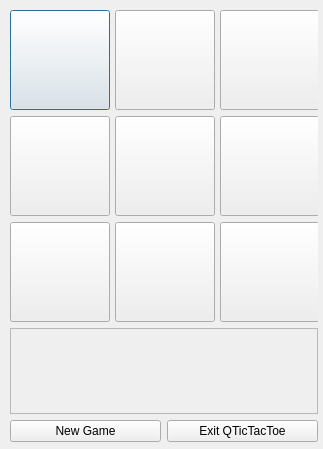
<?xml version="1.0" encoding="UTF-8"?>
<ui version="4.0">
 <class>QTicTacToeDialog</class>
 <widget class="QDialog" name="QTicTacToeDialog">
  <property name="geometry">
   <rect>
    <x>0</x>
    <y>0</y>
    <width>323</width>
    <height>449</height>
   </rect>
  </property>
  <property name="minimumSize">
   <size>
    <width>323</width>
    <height>449</height>
   </size>
  </property>
  <property name="maximumSize">
   <size>
    <width>323</width>
    <height>449</height>
   </size>
  </property>
  <property name="windowTitle">
   <string>QTicTacToe</string>
  </property>
  <widget class="QWidget" name="layoutWidget">
   <property name="geometry">
    <rect>
     <x>10</x>
     <y>10</y>
     <width>308</width>
     <height>432</height>
    </rect>
   </property>
   <layout class="QVBoxLayout" name="verticalLayout_3">
    <item>
     <layout class="QVBoxLayout" name="verticalLayout">
      <item>
       <layout class="QHBoxLayout" name="horizontalLayout">
        <item>
         <widget class="QPushButton" name="TopLeftButton">
          <property name="minimumSize">
           <size>
            <width>100</width>
            <height>100</height>
           </size>
          </property>
          <property name="maximumSize">
           <size>
            <width>100</width>
            <height>100</height>
           </size>
          </property>
          <property name="text">
           <string/>
          </property>
         </widget>
        </item>
        <item>
         <widget class="QPushButton" name="TopCenterButton">
          <property name="minimumSize">
           <size>
            <width>100</width>
            <height>100</height>
           </size>
          </property>
          <property name="maximumSize">
           <size>
            <width>100</width>
            <height>100</height>
           </size>
          </property>
          <property name="text">
           <string/>
          </property>
         </widget>
        </item>
        <item>
         <widget class="QPushButton" name="TopRightButton">
          <property name="minimumSize">
           <size>
            <width>100</width>
            <height>100</height>
           </size>
          </property>
          <property name="maximumSize">
           <size>
            <width>100</width>
            <height>100</height>
           </size>
          </property>
          <property name="text">
           <string/>
          </property>
         </widget>
        </item>
       </layout>
      </item>
      <item>
       <layout class="QHBoxLayout" name="horizontalLayout_2">
        <item>
         <widget class="QPushButton" name="MiddleLeftButton">
          <property name="minimumSize">
           <size>
            <width>100</width>
            <height>100</height>
           </size>
          </property>
          <property name="maximumSize">
           <size>
            <width>100</width>
            <height>100</height>
           </size>
          </property>
          <property name="text">
           <string/>
          </property>
         </widget>
        </item>
        <item>
         <widget class="QPushButton" name="MiddleCenterButton">
          <property name="minimumSize">
           <size>
            <width>100</width>
            <height>100</height>
           </size>
          </property>
          <property name="maximumSize">
           <size>
            <width>100</width>
            <height>100</height>
           </size>
          </property>
          <property name="text">
           <string/>
          </property>
         </widget>
        </item>
        <item>
         <widget class="QPushButton" name="MiddleRightButton">
          <property name="minimumSize">
           <size>
            <width>100</width>
            <height>100</height>
           </size>
          </property>
          <property name="maximumSize">
           <size>
            <width>100</width>
            <height>100</height>
           </size>
          </property>
          <property name="text">
           <string/>
          </property>
         </widget>
        </item>
       </layout>
      </item>
      <item>
       <layout class="QHBoxLayout" name="horizontalLayout_3">
        <item>
         <widget class="QPushButton" name="BottomLeftButton">
          <property name="minimumSize">
           <size>
            <width>100</width>
            <height>100</height>
           </size>
          </property>
          <property name="maximumSize">
           <size>
            <width>100</width>
            <height>100</height>
           </size>
          </property>
          <property name="text">
           <string/>
          </property>
         </widget>
        </item>
        <item>
         <widget class="QPushButton" name="BottomCenterButton">
          <property name="minimumSize">
           <size>
            <width>100</width>
            <height>100</height>
           </size>
          </property>
          <property name="maximumSize">
           <size>
            <width>100</width>
            <height>100</height>
           </size>
          </property>
          <property name="text">
           <string/>
          </property>
         </widget>
        </item>
        <item>
         <widget class="QPushButton" name="BottomRightButton">
          <property name="minimumSize">
           <size>
            <width>100</width>
            <height>100</height>
           </size>
          </property>
          <property name="maximumSize">
           <size>
            <width>100</width>
            <height>100</height>
           </size>
          </property>
          <property name="text">
           <string/>
          </property>
         </widget>
        </item>
       </layout>
      </item>
     </layout>
    </item>
    <item>
     <widget class="QFrame" name="frame">
      <property name="frameShape">
       <enum>QFrame::StyledPanel</enum>
      </property>
      <property name="frameShadow">
       <enum>QFrame::Raised</enum>
      </property>
      <layout class="QHBoxLayout" name="horizontalLayout_5">
       <item>
        <widget class="QLabel" name="MessageLabel">
         <property name="text">
          <string/>
         </property>
        </widget>
       </item>
      </layout>
     </widget>
    </item>
    <item>
     <layout class="QVBoxLayout" name="verticalLayout_2">
      <item>
       <layout class="QHBoxLayout" name="horizontalLayout_4">
        <item>
         <widget class="QPushButton" name="NewGameButton">
          <property name="minimumSize">
           <size>
            <width>45</width>
            <height>0</height>
           </size>
          </property>
          <property name="text">
           <string>New Game</string>
          </property>
         </widget>
        </item>
        <item>
         <widget class="QPushButton" name="ExitButton">
          <property name="minimumSize">
           <size>
            <width>45</width>
            <height>0</height>
           </size>
          </property>
          <property name="text">
           <string>Exit QTicTacToe</string>
          </property>
         </widget>
        </item>
       </layout>
      </item>
     </layout>
    </item>
   </layout>
  </widget>
 </widget>
 <resources/>
 <connections>
  <connection>
   <sender>ExitButton</sender>
   <signal>clicked()</signal>
   <receiver>QTicTacToeDialog</receiver>
   <slot>close()</slot>
   <hints>
    <hint type="sourcelabel">
     <x>296</x>
     <y>392</y>
    </hint>
    <hint type="destinationlabel">
     <x>306</x>
     <y>411</y>
    </hint>
   </hints>
  </connection>
 </connections>
</ui>
